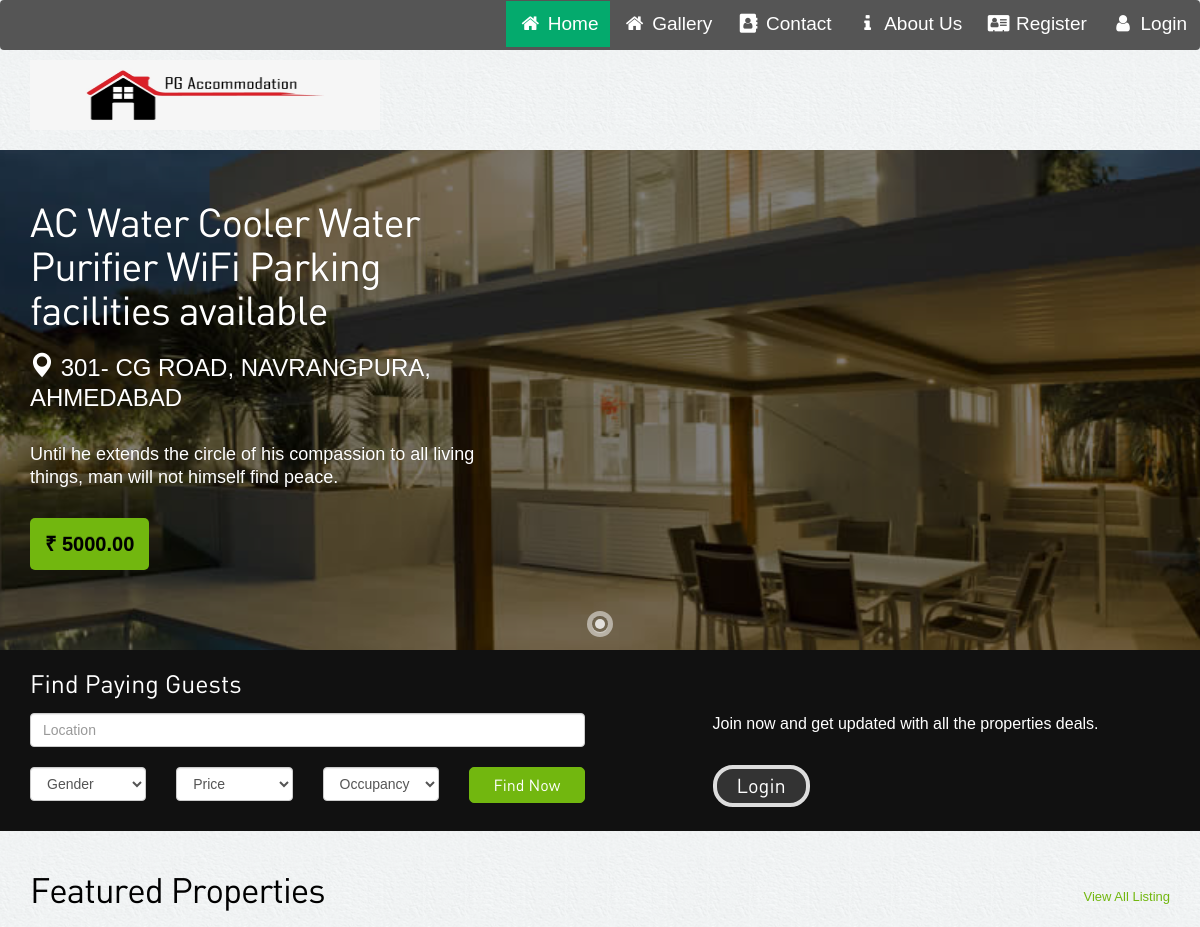
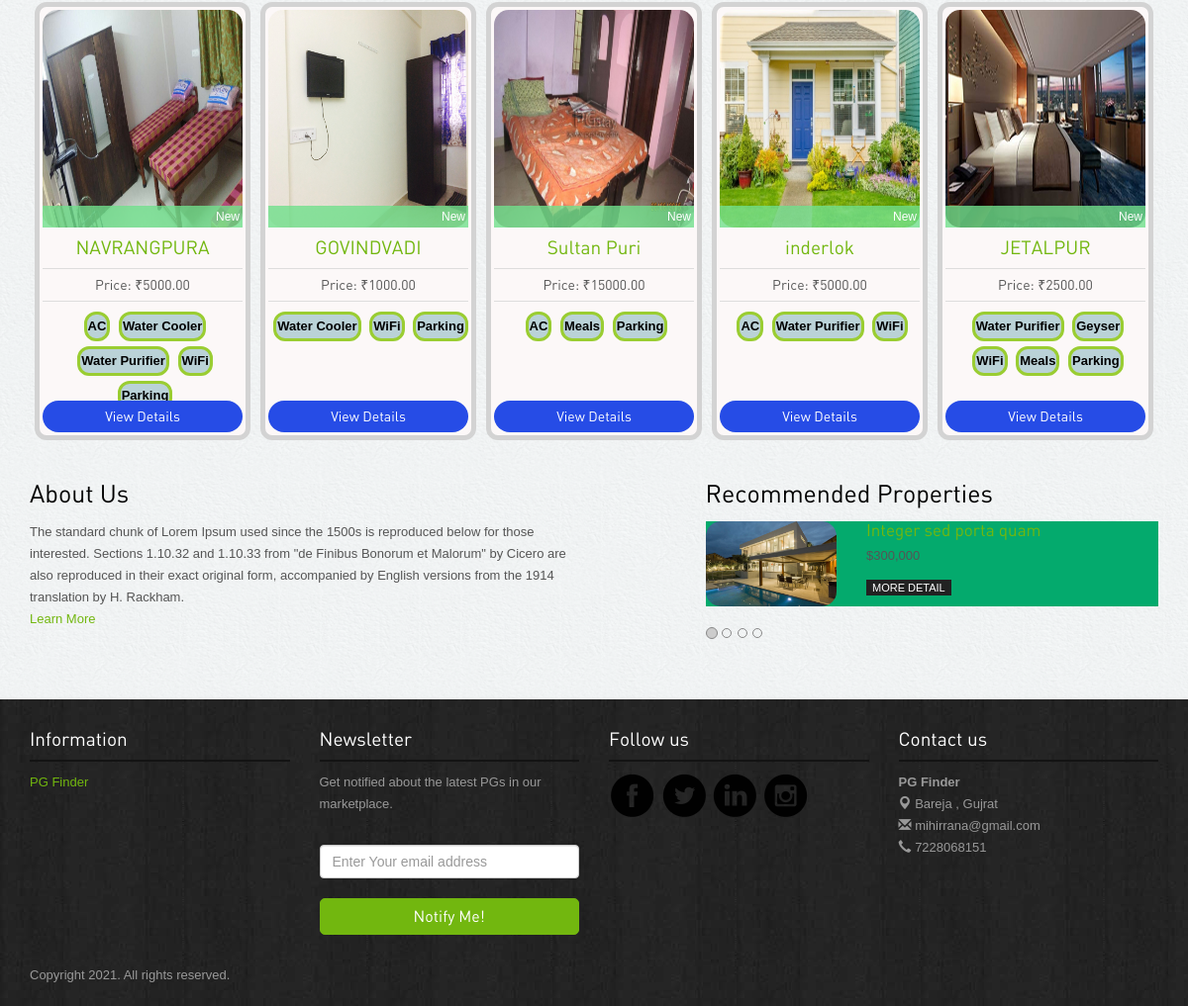
The page / on the database its author committed (2 pictures, top to bottom).
### main/models.py (models this page shows, shortened)
class PG(models.Model):
    ownerid=models.ForeignKey(Owner, on_delete=models.CASCADE)
    address=models.CharField(max_length=30)
    location=models.CharField(max_length=30)
    city=models.CharField(max_length=30)
    pin=models.IntegerField()
    rent=models.DecimalField(max_digits=10,decimal_places=2)
    occupancy=models.IntegerField()
    forgender=models.CharField(max_length=30)
    size=models.IntegerField()
    rooms=models.IntegerField()
    intime=models.DateTimeField()
    outtime=models.DateTimeField()

### user/views.py (the view)
# urls.py: path(r'', user.index),
def index(request):
	pgs=PG.objects.filter()
	pgs=pgs[:5]
	for i in range(len(pgs)):
		pgimages=PGImages.objects.filter(pgid=pgs[i])
		if(len(pgimages)!=0):
			pgs[i].image=pgimages[0].image
		amn=Ameneties.objects.get(pgid=pgs[i])
		pgs[i].ameneties=[]
		if(amn.ac==True):
			pgs[i].ameneties.append('AC')
		if(amn.watercooler==True):
			pgs[i].ameneties.append('Water Cooler')
		if(amn.waterpurifier==True):
			pgs[i].ameneties.append('Water Purifier')
		if(amn.geyser==True):
			pgs[i].ameneties.append('Geyser')
		if(amn.bed==True):
			pgs[i].ameneties.append('Bed')
		if(amn.wifi==True):
			pgs[i].ameneties.append('WiFi')
		if(amn.meals==True):
			pgs[i].ameneties.append('Meals')
		if(amn.parking==True):
			pgs[i].ameneties.append('Parking')
	data={'pgs':pgs}
	return render(request,'user/index.html',data)

### user/templates/user/index.html (shortened to what this page needs)
{% extends 'user/base.html' %}
{% load static %}
{% block 'main' %}
<div class="">
    <div id="slider" class="sl-slider-wrapper">
        <div class="sl-slider">
        {% for pg in pgs %}
          <div class="sl-slide" data-orientation="horizontal" data-slice1-rotation="-25" data-slice2-rotation="-25" data-slice1-scale="2" data-slice2-scale="2">
            <div class="sl-slide-inner">
              <div class="bg-img bg-img-1"></div>
              <h2>
                {% for amn in pg.ameneties %}
                {{amn}}
                {% endfor %}
                facilities available
              </h2>
              <blockquote>
              <p class="location"><span class="glyphicon glyphicon-map-marker"></span> {{pg.address}}, {{pg.location}}, {{pg.city}}</p>
              <p>Until he extends the circle of his compassion to all living things, man will not himself find peace.</p>
              <a href="/pg/details/{{pg.id}}/"><cite style="color:black">₹ {{pg.rent}}</cite></a>
              </blockquote>
            </div>
          </div>
        {% endfor %}
        </div>
        <nav id="nav-dots" class="nav-dots">
          <span class="nav-dot-current"></span>
        </nav>
      </div>
</div>
<div class="banner-search">
  <div class="container">
    <h3>Find Paying Guests</h3>
    <form action="/search/" method="post">
    <div class="searchbar">
      <div class="row">
        <div class="col-lg-6 col-sm-6">
          <input type="text" class="form-control" name="location" placeholder="Location">
          <div class="row">
            <div class="col-lg-3 col-sm-3 ">
              <select name="forgender" class="form-control">
                <option>Gender</option>
              </select>
            </div>
            <div class="col-lg-3 col-sm-4">
              <select name="price" class="form-control">
                <option>Price</option>
              </select>
            </div>
            <div class="col-lg-3 col-sm-4">
            <select name="occupancy" class="form-control">
                <option>Occupancy</option>
              </select>
              </div>
              <div class="col-lg-3 col-sm-4">
              <button class="btn btn-success"  onclick="window.location.href='buysalerent.php'">Find Now</button>
              </div>
          </div>
        </div>
        <div class="col-lg-5 col-lg-offset-1 col-sm-6 ">
          <p>Join now and get updated with all the properties deals.</p>
          <button class="btn btn-info"   data-toggle="modal" data-target="#loginpop">Login</button>        </div>
      </div>
    </div>
    </form>
  </div>
</div>
<div class="container">
  <div class="properties-listing spacer"> <a href="/search/" class="pull-right viewall">View All Listing</a>
    <h2>Featured Properties</h2>
    <div id="owl-example" class="owl-carousel">
    {% for pg in pgs %}
      <div class="properties" style="min-height: 440px">
        <div class="image-holder"><img style="height:220px;width:100%" src="images/{{pg.image}}" class="img-responsive" alt="properties"/>
          <div class="status new">New</div>
        </div>
        <h4><a href="property-detail.php">{{ pg.location }}</a></h4>
        <p class="price">Price: ₹{{ pg.rent }}</p>
        <div class="listing-detail" style="height:60px;">
          {% for amn in pg.ameneties %}
          <label style="padding:1px;color:black;background-color:#bad2d7;border:solid;border-color:yellowgreen;maring:5px;border-radius: 12px;margin-left:5px">{{amn}}</label>
          {% endfor %}
        </div>
        <a class="btn btn-primary" href="/pg/details/{{pg.id}}/">View Details</a>
      </div>
    {% endfor %}
    </div>
  </div>
  <div class="spacer">
    <div class="row">
      <div class="col-lg-6 col-sm-9 recent-view">
        <h3>About Us</h3>
        <p>The standard chunk of Lorem Ipsum used since the 1500s is reproduced below for those interested. Sections 1.10.32 and 1.10.33 from "de Finibus Bonorum et Malorum" by Cicero are also reproduced in their exact original form, accompanied by English versions from the 1914 translation by H. Rackham.<br><a href="about.php">Learn More</a></p>
      </div>
      <div class="col-lg-5 col-lg-offset-1 col-sm-3 recommended">
        <h3>Recommended Properties</h3>
        <div id="myCarousel" class="carousel slide">
          <ol class="carousel-indicators">
            <li data-target="#myCarousel" data-slide-to="0" class="active"></li>
            <li data-target="#myCarousel" data-slide-to="1" class=""></li>
            <li data-target="#myCarousel" data-slide-to="2" class=""></li>
            <li data-target="#myCarousel" data-slide-to="3" class=""></li>
          </ol>
          <div class="carousel-inner">
            <div class="item active">
              <div class="row">
                <div class="col-lg-4"><img src="{% static 'user/images/properties/1.jpg' %}" class="img-responsive" alt="properties"/></div>
                <div class="col-lg-8">
                  <h5><a href="property-detail.php">Integer sed porta quam</a></h5>
                  <p class="price">$300,000</p>
                  <a href="property-detail.php" class="more">More Detail</a> </div>
              </div>
            </div>
          </div>
        </div>
      </div>
    </div>
  </div>
</div>
{% endblock %}

### user/static/user/assets/style.css (style rules this page uses)
body { color:#555; font:normal 13px/22px Arial; background:url(../images/bgmain.png) #eee; }
h1,h2,h3,h4,h5 { font-weight:normal; font-family: din;margin: 0;padding: 0;color: #000 }
h2 { font-size: 35px; letter-spacing: -1px;margin-bottom: 20px; }
h3 { margin: 0 0 15px 0; font-size: 25px; }
h4 { margin: 10px 0; font-size: 19px; }
h5 { margin: 0 0 5px 0; font-size: 17px; }
p { margin-bottom: 30px; }
a { color:#72b70f; text-decoration:none;outline: none; }
.spacer { margin-top: 40px;margin-bottom:40px; }
select,input { outline: 0; margin-bottom: 20px; }
a.more { background-color: #222; padding: 2px 6px;color: #fff; text-transform: uppercase; font-size: 11px; }
.btn { border-radius: 5px; font-family: din; outline: none; }
.btn-success { background: #72b70f;border:1px solid #72b70f;padding:6px 20px; font-size:16px; width: 100%; }
.btn-primary { background: #264ce6;border:none;width: 100%;border-radius: 20px; }
.btn-info { background: #333;border:4px solid #ddd;padding: 3px 20px; font-size:20px; border-radius: 20px; }
.banner-search { background: #111;color: #fff;padding: 20px 0 10px 0; font-size: 16px; }
.banner-search h3 { color: #fff; }
.properties-listing .viewall { margin-top: 15px; }
.properties-listing div.properties { padding: 3px; background-color: #fcf8f8;text-align: center; margin-bottom: 20px; border: 5px solid; border-radius: 12px;border-color: lightgray; }
.owl-wrapper-outer div.properties { margin: 0 5px; }
.properties-listing div.properties .image-holder { position: relative; }
.properties-listing div.properties .status { position: absolute;bottom: 0;z-index: 100;display: block;width: 100%;color: #fff;padding:0 3px;text-align: right; font-size: 12px; }
.properties-listing div.properties p { margin-bottom: 10px; font-size: 14px;border-top: 1px solid #ddd;border-bottom: 1px solid #ddd;padding: 5px 0;font-family: din; }
.listing-detail { margin-bottom: 30px; }
.status.new { background:rgba(113, 224, 141, 0.8); }
.recommended { position: relative; }
.recommended .carousel-indicators { position: absolute;text-align: left;left: 0;bottom: -40px;margin: 0; }
.recommended .carousel-indicators li { border: 1px solid #888; }
.recommended .carousel-indicators .active { background-color:#ccc; }
.recommended p { margin: 5px 0 10px 0; }
.active { background-color: #04AA6D; }

### user/static/user/assets/slitslider/css/style.css (style rules this page uses)
.sl-slider-wrapper { width: 800px; height: 400px; margin: 0 auto; position: relative; overflow: hidden; }
.sl-slider { position: absolute; top: 0; left: 0; }
.sl-slide, .sl-slides-wrapper, .sl-slide-inner { position: absolute; width: 100%; height: 100%; top: 0; left: 0; }
.sl-slide { z-index: 1; }
.sl-slide-horizontal .sl-slide-inner { background: #000; }

### rows shown on the page
PG: ameneties "AC" "Water Cooler" "Water Purifier" "WiFi" "Parking", address "301- CG ROAD", location "NAVRANGPURA", city "AHMEDABAD", rent "5000.00", shows a picture, ameneties "AC" "Water Cooler" "Water Purifier" "WiFi" "Parking"
PG: shows a picture, location "GOVINDVADI", rent "1000.00", ameneties "Water Cooler" "WiFi" "Parking"
PG: shows a picture, location "Sultan Puri", rent "15000.00", ameneties "AC" "Meals" "Parking"
PG: shows a picture, location "inderlok", rent "5000.00", ameneties "AC" "Water Purifier" "WiFi"
PG: shows a picture, location "JETALPUR", rent "2500.00", ameneties "Water Purifier" "Geyser" "WiFi" "Meals" "Parking"
